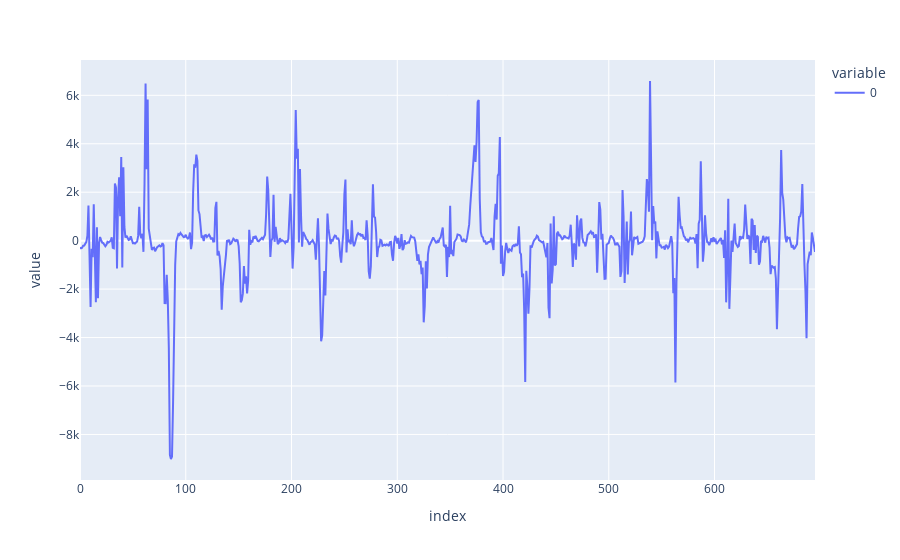
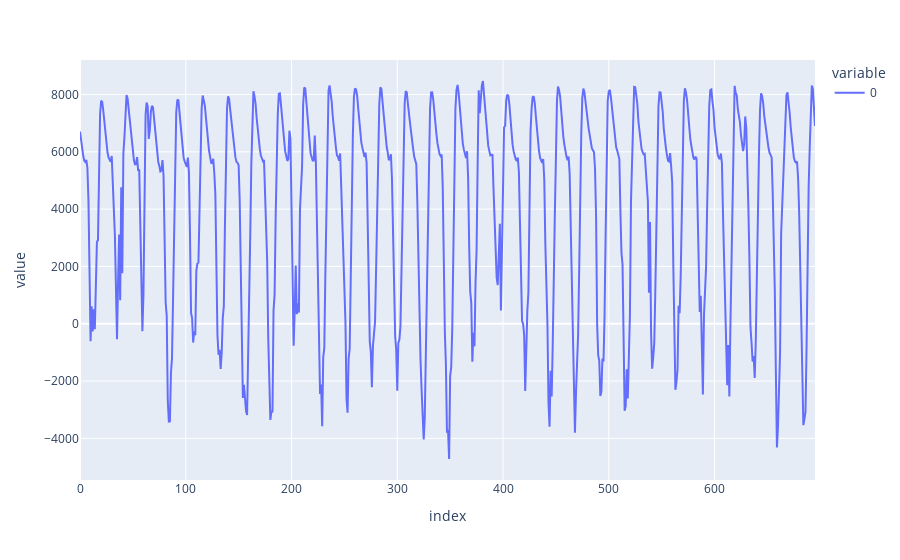

Notebook source saved alongside these figures, in order:
### Code cell
actual_value_np = combined_preds['baseload_actual_value'].values.reshape(-1, 24)

change_in_load = actual_value_np[1:] - actual_value_np[:-1]
back_to_base = actual_value_np[:-1] + change_in_load

px.line(change_in_load.flatten()).show()
px.line(back_to_base.flatten()).show()

change_in_load

### Figure 1 — Plotly figure (JSON) as saved in the notebook; plotly's stock layout.template omitted (floating-point values rounded to 4 significant figures; data arrays with more than 128 entries replaced by an {"elided": "..."} marker saying what was removed)
{"data": [{"hovertemplate": "variable=0<br>index=%{x}<br>value=%{y}<extra></extra>", "legendgroup": "0", "line": {"color": "#636efa", "dash": "solid"}, "marker": {"symbol": "circle"}, "mode": "lines", "name": "0", "orientation": "v", "showlegend": true, "type": "scatter", "x": {"elided": "696 int values"}, "xaxis": "x", "y": {"elided": "696 float values"}, "yaxis": "y"}], "layout": {"legend": {"title": {"text": "variable"}, "tracegroupgap": 0}, "margin": {"t": 60}, "xaxis": {"anchor": "y", "domain": [0, 1], "title": {"text": "index"}}, "yaxis": {"anchor": "x", "domain": [0, 1], "title": {"text": "value"}}}}

### Figure 2 — Plotly figure (JSON) as saved in the notebook; plotly's stock layout.template omitted (floating-point values rounded to 4 significant figures; data arrays with more than 128 entries replaced by an {"elided": "..."} marker saying what was removed)
{"data": [{"hovertemplate": "variable=0<br>index=%{x}<br>value=%{y}<extra></extra>", "legendgroup": "0", "line": {"color": "#636efa", "dash": "solid"}, "marker": {"symbol": "circle"}, "mode": "lines", "name": "0", "orientation": "v", "showlegend": true, "type": "scatter", "x": {"elided": "696 int values"}, "xaxis": "x", "y": {"elided": "696 float values"}, "yaxis": "y"}], "layout": {"legend": {"title": {"text": "variable"}, "tracegroupgap": 0}, "margin": {"t": 60}, "xaxis": {"anchor": "y", "domain": [0, 1], "title": {"text": "index"}}, "yaxis": {"anchor": "x", "domain": [0, 1], "title": {"text": "value"}}}}
